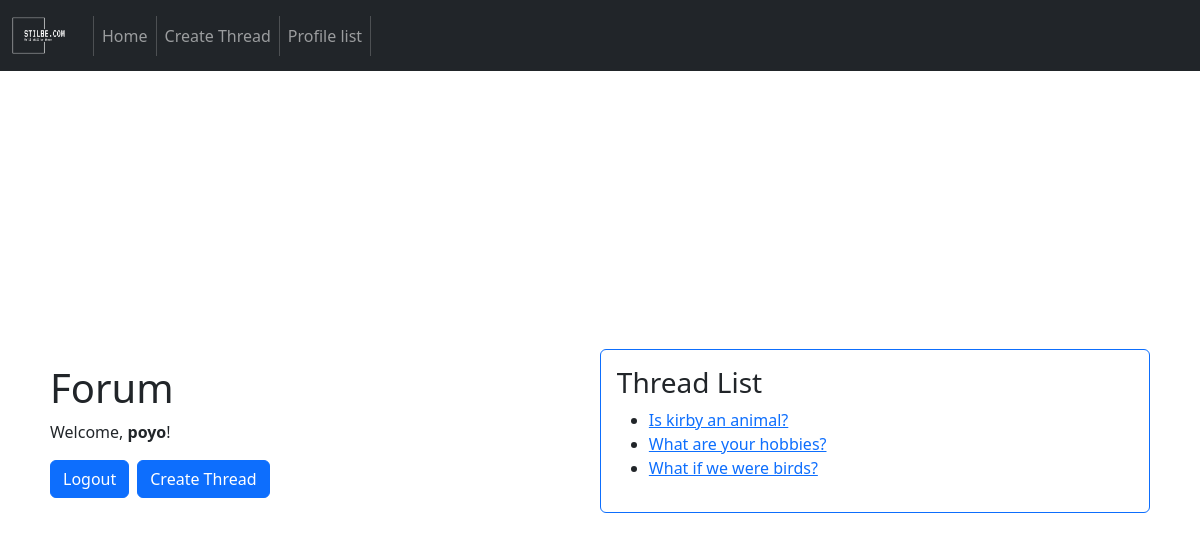
Before: /home (signed in) with the older database file.
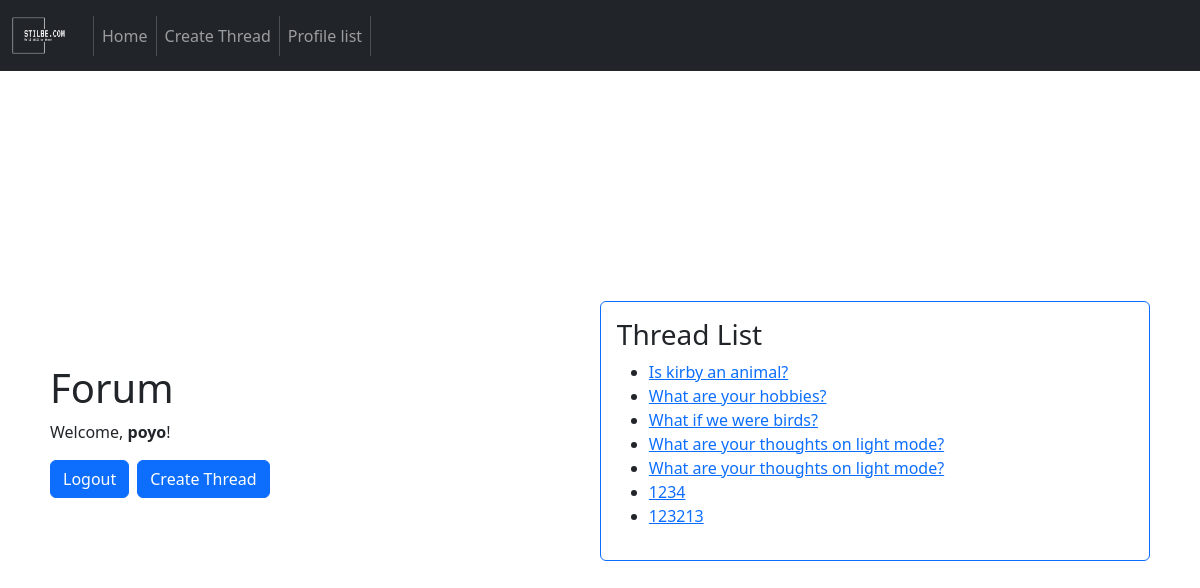
After: the same page with the newer database file.
### forum/models.py (models this page shows, shortened)
class Thread(models.Model):
    user = models.ForeignKey(User, on_delete=models.CASCADE, default="")
    title = models.CharField(max_length=100,)
    content = models.TextField(max_length=1000)
    created_at = models.DateTimeField(auto_now_add=True)
    updated_at = models.DateTimeField(auto_now=True)

### forum/views.py (the view)
# urls.py: path('home', views.home, name='home'),
@login_required
def home(request):
    User = get_user_model()
    users = User.objects.all()
    return render(request, "forum/home.html", {"threads":Thread.objects.all()})

### templates/forum/home.html (shortened to what this page needs)
{% extends 'base.html' %}
{% load crispy_forms_tags %}
{% load static %}
{% block content %}
<div class="container-xl d-flex align-items-center" style="height: 90vh;">
    <div class="w-50 h-auto p-2">
        <h1>Forum</h1>
        {% if user.is_authenticated %}
            <p>Welcome, <b>{{ user.get_username }}</b>!</p>
            <div class="d-flex flex-row w-100">
                <form id="logout-form" class="" method="POST" action="{% url 'logout' %}">
                    <button type="submit" class="btn button btn-primary">Logout</button>
                </form><div class="p-1"></div>
                <a href="{% url 'create-thread' %}"><button class="btn button btn-primary">Create Thread</button></a>
            </div>
        {% else %}
            <script>window.location.href = "{% url 'login' %}";</script>
        {% endif %}
    </div>
    <div class="w-50 m-2 p-3 border border-primary rounded">
        <h3>Thread List</h3>
        <ul>
            {% for thread in threads %}
                <li><a href="thread/{{ thread.id }}">{{ thread.title }}</a></li>
            {% endfor %}
        </ul>
    </div>
</div>
{% endblock %}

Changed rows visible on the page:
added Thread: title "What are your thoughts on light mode?"
added Thread: title "What are your thoughts on light mode?"
added Thread: title "1234"
added Thread: title "123213"
